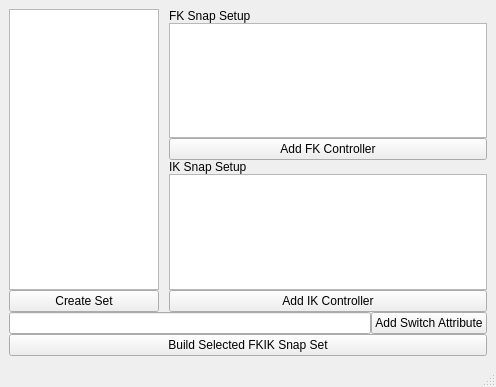
<?xml version="1.0" encoding="UTF-8"?>
<ui version="4.0">
 <class>MainWindow</class>
 <widget class="QMainWindow" name="MainWindow">
  <property name="geometry">
   <rect>
    <x>0</x>
    <y>0</y>
    <width>496</width>
    <height>387</height>
   </rect>
  </property>
  <property name="windowTitle">
   <string>MainWindow</string>
  </property>
  <widget class="QWidget" name="centralwidget">
   <layout class="QHBoxLayout" name="horizontalLayout_3">
    <item>
     <layout class="QVBoxLayout" name="verticalLayout_3">
      <property name="spacing">
       <number>0</number>
      </property>
      <item>
       <layout class="QHBoxLayout" name="horizontalLayout_2">
        <item>
         <layout class="QVBoxLayout" name="verticalLayout_2">
          <property name="spacing">
           <number>0</number>
          </property>
          <item>
           <widget class="QListWidget" name="listWidget">
            <property name="sizePolicy">
             <sizepolicy hsizetype="Fixed" vsizetype="Expanding">
              <horstretch>0</horstretch>
              <verstretch>0</verstretch>
             </sizepolicy>
            </property>
            <property name="minimumSize">
             <size>
              <width>0</width>
              <height>0</height>
             </size>
            </property>
            <property name="maximumSize">
             <size>
              <width>150</width>
              <height>16777215</height>
             </size>
            </property>
           </widget>
          </item>
          <item>
           <widget class="QPushButton" name="pushButton_3">
            <property name="text">
             <string>Create Set</string>
            </property>
           </widget>
          </item>
         </layout>
        </item>
        <item>
         <spacer name="horizontalSpacer">
          <property name="orientation">
           <enum>Qt::Horizontal</enum>
          </property>
          <property name="sizeType">
           <enum>QSizePolicy::Fixed</enum>
          </property>
          <property name="sizeHint" stdset="0">
           <size>
            <width>10</width>
            <height>20</height>
           </size>
          </property>
         </spacer>
        </item>
        <item>
         <layout class="QVBoxLayout" name="verticalLayout">
          <property name="spacing">
           <number>0</number>
          </property>
          <item>
           <widget class="QLabel" name="label">
            <property name="text">
             <string>FK Snap Setup</string>
            </property>
           </widget>
          </item>
          <item>
           <widget class="QListWidget" name="listWidget_2"/>
          </item>
          <item>
           <widget class="QPushButton" name="pushButton_4">
            <property name="text">
             <string>Add FK Controller</string>
            </property>
           </widget>
          </item>
          <item>
           <widget class="QLabel" name="label_2">
            <property name="text">
             <string>IK Snap Setup</string>
            </property>
           </widget>
          </item>
          <item>
           <widget class="QListWidget" name="listWidget_3"/>
          </item>
          <item>
           <widget class="QPushButton" name="pushButton_5">
            <property name="text">
             <string>Add IK Controller</string>
            </property>
           </widget>
          </item>
         </layout>
        </item>
       </layout>
      </item>
      <item>
       <layout class="QHBoxLayout" name="horizontalLayout">
        <property name="spacing">
         <number>0</number>
        </property>
        <item>
         <widget class="QLineEdit" name="lineEdit"/>
        </item>
        <item>
         <widget class="QPushButton" name="pushButton">
          <property name="text">
           <string>Add Switch Attribute</string>
          </property>
         </widget>
        </item>
       </layout>
      </item>
      <item>
       <widget class="QPushButton" name="pushButton_2">
        <property name="text">
         <string>Build Selected FKIK Snap Set</string>
        </property>
       </widget>
      </item>
     </layout>
    </item>
   </layout>
  </widget>
  <widget class="QStatusBar" name="statusbar"/>
 </widget>
 <resources/>
 <connections/>
</ui>
